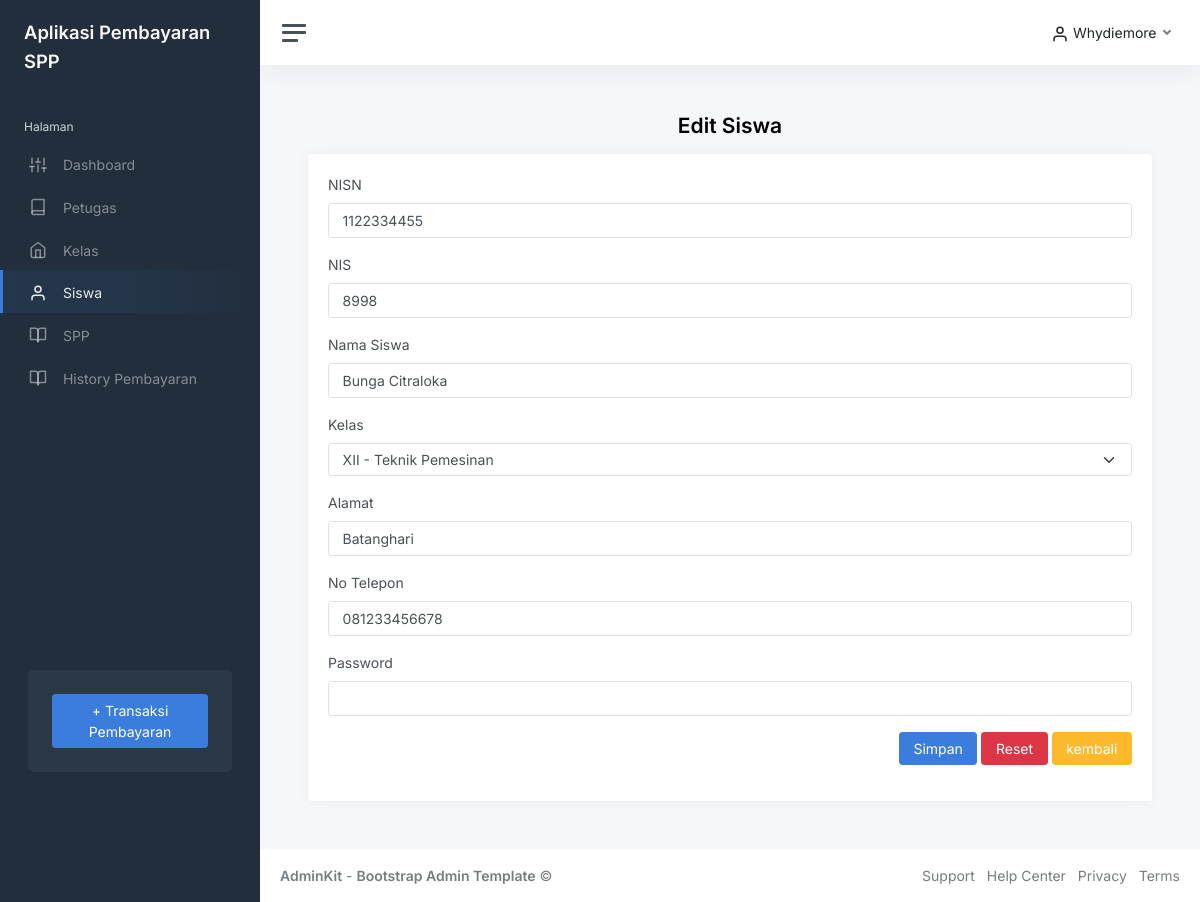
/index.php?page=edit_siswa&id=1122334455 (signed in), run on the app's committed database.
### tables this page shows
CREATE TABLE `siswa` (
  `nisn` char(10) NOT NULL,
  `nis` char(8) NOT NULL,
  `nama` varchar(35) NOT NULL,
  `id_kelas` int(11) NOT NULL,
  `alamat` text NOT NULL,
  `no_telp` varchar(13) NOT NULL,
  `password` varchar(32) NOT NULL
);

CREATE TABLE `kelas` (
  `id_kelas` int(11) NOT NULL,
  `nama_kelas` varchar(10) NOT NULL,
  `kompetensi_keahlian` varchar(50) NOT NULL
);

### edit_siswa.php (the view, shortened to what this page needs)
<?php
$id = $_GET['id'];
$query = mysqli_query($koneksi, "SELECT*FROM siswa WHERE nisn='$id'");
$data = mysqli_fetch_array($query);
?>
<h1 class="h3 mb-3" align="center"><strong>Edit Siswa</strong></h1>
<div class="row">
	<div class="col-12">
		<div class="card flex-fill">
			<div class="card-body">
				<form action="" method="post">
					<div class="mb-3">
						<label class="form-label">NISN</label>
						<input type="text" name="nisn" class="form-control" value="<?php echo $data['nisn']; ?>" required>
					</div>
					<div class="mb-3">
						<label class="form-label">NIS</label>
						<input type="text" name="nis" class="form-control" value="<?php echo $data['nis']; ?>" required>
					</div>
					<div class="mb-3">
						<label class="form-label">Nama Siswa</label>
						<input type="text" name="nama" class="form-control" value="<?php echo $data['nama']; ?>" required>
					</div>
					<div class="mb-3">
						<label class="form-label">Kelas</label>
						<select name="id_kelas" class="form-select" required>
							<?php
							$query = mysqli_query($koneksi, "SELECT * FROM kelas");
							while ($kelas = mysqli_fetch_array($query)) {
							?>
								<option value="<?php echo $kelas['id_kelas']; ?>" <?php if ($data['id_kelas'] == $kelas['id_kelas']) {
																						echo 'selected';
																					}
																					?>>
									<?php echo $kelas['nama_kelas']; ?> - <?php echo $kelas['kompetensi_keahlian']; ?></option>
							<?php
							}
							?>
						</select>
					</div>
					<div class="mb-3">
						<label class="form-label">Alamat</label>
						<input type="text" name="alamat" class="form-control" value="<?php echo $data['alamat']; ?>" required>
					</div>
					<div class="mb-3">
						<label class="form-label">No Telepon</label>
						<input type="number" class="form-control" name="no_telp" value="<?php echo $data['no_telp'] ?>" required>
					</div>
					<div class="mb-3">
						<label class="form-label">Password</label>
						<input type="password" name="password" class="form-control">
					</div>
					<div class="mb-3" style="float: right;">
						<button class="btn btn-primary">Simpan</button>
						<button type="reset" class="btn btn-danger">Reset</button>
						<a href="?page=siswa" class="btn btn-warning"> kembali</a>
					</div>
				</form>
			</div>
		</div>
	</div>
</div>

### data on the page
siswa: nisn "1122334455", nis "8998", nama "Bunga Citraloka", id_kelas "XII - Teknik Pemesinan", alamat "Batanghari", no_telp "081233456678"

### other printed values
$_SESSION['user']['nama_petugas'] "Whydiemore"
